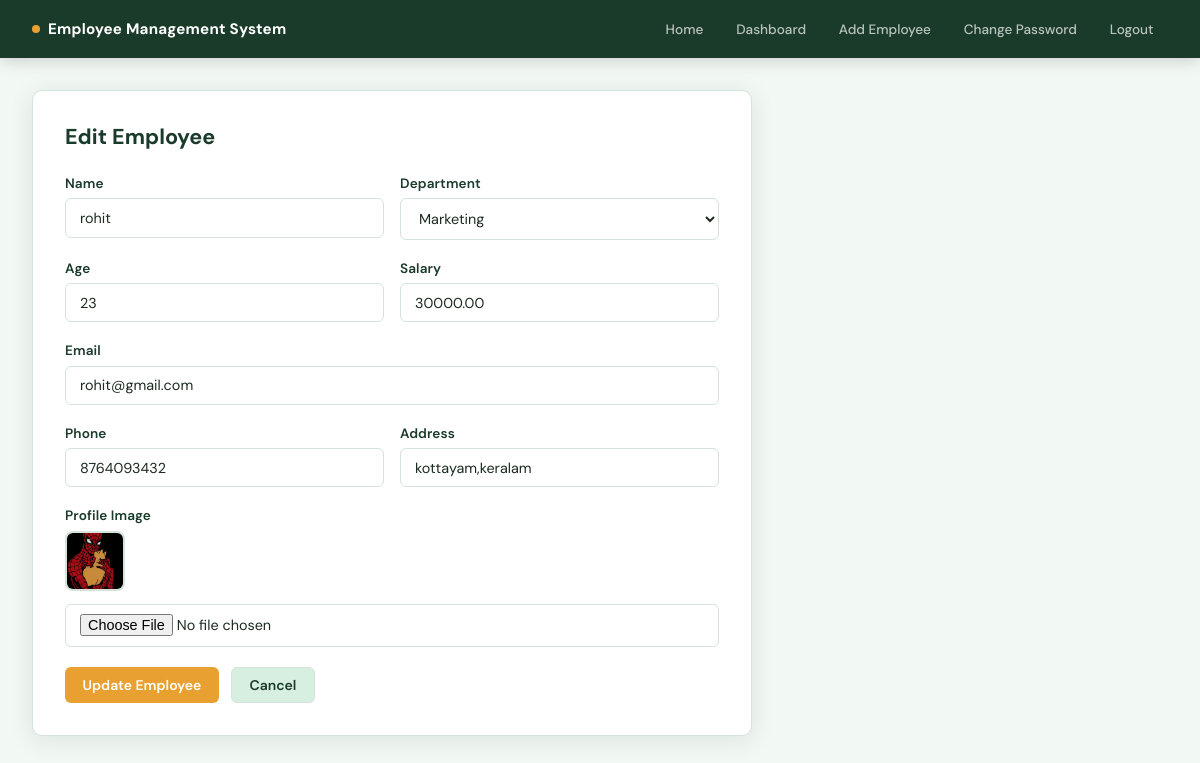
Page /employee/1/edit/ (signed in) on the committed database.
### employees/models.py (models this page shows, shortened)
class Employee(models.Model):
    DEPARTMENT_CHOICES = [
        ('HR', 'HR'),
        ('Developer', 'Developer'),
        ('Manager', 'Manager'),
        ('Designer', 'Designer'),
        ('Marketing', 'Marketing'),
        ('Finance', 'Finance'),
        ('Sales', 'Sales'),
        ('Operations', 'Operations'),
    ]
    name = models.CharField(max_length=100)
    age = models.IntegerField()
    email = models.EmailField(unique=True)
    phone = models.CharField(max_length=20)
    department = models.CharField(max_length=50, choices=DEPARTMENT_CHOICES)
    salary = models.DecimalField(max_digits=10, decimal_places=2)
    address = models.TextField()
    profile_image = models.ImageField(upload_to='profile_images/', blank=True, null=True)
    created_at = models.DateTimeField(auto_now_add=True)
    updated_at = models.DateTimeField(auto_now=True)
    class Meta:
        ordering = ['id']

### employees/views.py (the view)
# urls.py: path('employee/<int:pk>/edit/', views.edit_employee_view, name='edit_employee'),
@login_required
def edit_employee_view(request, pk):
    employee = get_object_or_404(Employee, pk=pk)
    if request.method == 'POST':
        form = EmployeeForm(request.POST, request.FILES, instance=employee)
        if form.is_valid():
            form.save()
            messages.success(request, 'Employee updated successfully!')
            return redirect('dashboard')
    else:
        form = EmployeeForm(instance=employee)
    return render(request, 'employees/edit_employee.html', {'form': form, 'employee': employee})

### employees/forms.py
class EmployeeForm(forms.ModelForm):
    class Meta:
        model = Employee
        fields = ['name', 'age', 'email', 'phone', 'department', 'salary', 'address', 'profile_image']
        widgets = {
            'name': forms.TextInput(attrs={'class': 'form-control', 'placeholder': 'Enter name'}),
            'age': forms.NumberInput(attrs={'class': 'form-control', 'placeholder': 'Enter age'}),
            'email': forms.EmailInput(attrs={'class': 'form-control', 'placeholder': 'Enter email'}),
            'phone': forms.TextInput(attrs={'class': 'form-control', 'placeholder': 'Enter phone'}),
            'department': forms.Select(attrs={'class': 'form-control'}),
            'salary': forms.NumberInput(attrs={'class': 'form-control', 'placeholder': 'Enter salary'}),
            'address': forms.TextInput(attrs={'class': 'form-control', 'placeholder': 'Enter address'}),
            'profile_image': forms.FileInput(attrs={'class': 'form-control'}),
        }

### employees/templates/employees/edit_employee.html (shortened to what this page needs)
{% extends 'employees/base.html' %}
{% block content %}
<div class="main">
    <div class="card" style="max-width:720px;">
        <div class="page-header" style="margin-bottom:1.5rem;">
            <h1 class="page-title">Edit Employee</h1>
        </div>
        <form method="post" enctype="multipart/form-data" novalidate>
            <div class="form-row">
                <div class="form-group">
                    <label class="form-label">Name</label>
                    {{ form.name }}
                </div>
                <div class="form-group">
                    <label class="form-label">Department</label>
                    {{ form.department }}
                </div>
            </div>
            <div class="form-row">
                <div class="form-group">
                    <label class="form-label">Age</label>
                    {{ form.age }}
                </div>
                <div class="form-group">
                    <label class="form-label">Salary</label>
                    {{ form.salary }}
                </div>
            </div>
            <div class="form-group">
                <label class="form-label">Email</label>
                {{ form.email }}
            </div>
            <div class="form-row">
                <div class="form-group">
                    <label class="form-label">Phone</label>
                    {{ form.phone }}
                </div>
                <div class="form-group">
                    <label class="form-label">Address</label>
                    {{ form.address }}
                </div>
            </div>
            <div class="form-group">
                <label class="form-label">Profile Image</label>
                {% if employee.profile_image %}
                <div style="margin-bottom:0.5rem;">
                    <img src="{{ employee.profile_image.url }}" style="width:60px;height:60px;border-radius:8px;object-fit:cover;border:2px solid var(--border);">
                </div>
                {% endif %}
                {{ form.profile_image }}
            </div>
            <div style="display:flex; gap:0.75rem; margin-top:0.5rem;">
                <button type="submit" class="btn btn-success">Update Employee</button>
                <a href="{% url 'dashboard' %}" class="btn btn-secondary">Cancel</a>
            </div>
        </form>
    </div>
</div>
{% endblock %}

### employees/templates/employees/base.html (style rules this page uses)
*, *::before, *::after { box-sizing: border-box; margin: 0; padding: 0; }
:root { --forest: #1a3a2a; --forest-2: #22492f; --forest-3: #2d5c3c; --leaf: #3d7a4f; --sage: #6aab7e; --mint: #d6efe0; --amber: #e8a030; --amber-dk: #c47f18; --amber-lt: #fef3dc; --red: #c94040; --red-lt: #fde8e8; --teal: #2e8a7a; --text: #1c2b22; --text-muted:#5a7264; --border: #d4e4da; --bg: #f2f8f4; --white: #ffffff; --shadow: 0 4px 24px rgba(26,58,42,0.10); --shadow-sm: 0 2px 8px rgba(26,58,42,0.07); --radius: 10px; --font: 'DM Sans', system-ui, sans-serif; --mono: 'DM Mono', monospace; }
body { font-family: var(--font); background: var(--bg); color: var(--text); min-height: 100vh; }
.main { padding: 2rem; max-width: 1200px; margin: 0 auto; }
.card { background: var(--white); border-radius: var(--radius); box-shadow: var(--shadow); padding: 2rem; border: 1px solid var(--border); }
.page-header { display: flex; align-items: center; justify-content: space-between; margin-bottom: 1.5rem; }
.page-title { font-size: 1.35rem; font-weight: 700; color: var(--forest); }
.btn { display: inline-flex; align-items: center; gap: 0.4rem; padding: 0.5rem 1.1rem; border-radius: 6px; font-size: 0.875rem; font-weight: 600; cursor: pointer; border: none; text-decoration: none; transition: all 0.15s; white-space: nowrap; font-family: var(--font); }
.btn-success { background: var(--amber); color: #fff; }
.btn-secondary { background: var(--mint); color: var(--forest); border: 1px solid var(--border); }
.form-group { margin-bottom: 1.25rem; }
.form-label { display: block; font-size: 0.85rem; font-weight: 600; color: var(--forest); margin-bottom: 0.4rem; letter-spacing: 0.1px; }
.form-control { width: 100%; padding: 0.6rem 0.875rem; border: 1.5px solid var(--border); border-radius: 6px; font-size: 0.9rem; font-family: var(--font); color: var(--text); background: var(--white); transition: border-color 0.15s, box-shadow 0.15s; outline: none; }
.form-row { display: grid; grid-template-columns: 1fr 1fr; gap: 1rem; }

### rows in the picture
Employee: name "rohit", department "Marketing", age "23", salary "30000.00", email "rohit@gmail.com", phone "8764093432", address "kottayam,keralam", profile_image (picture)
